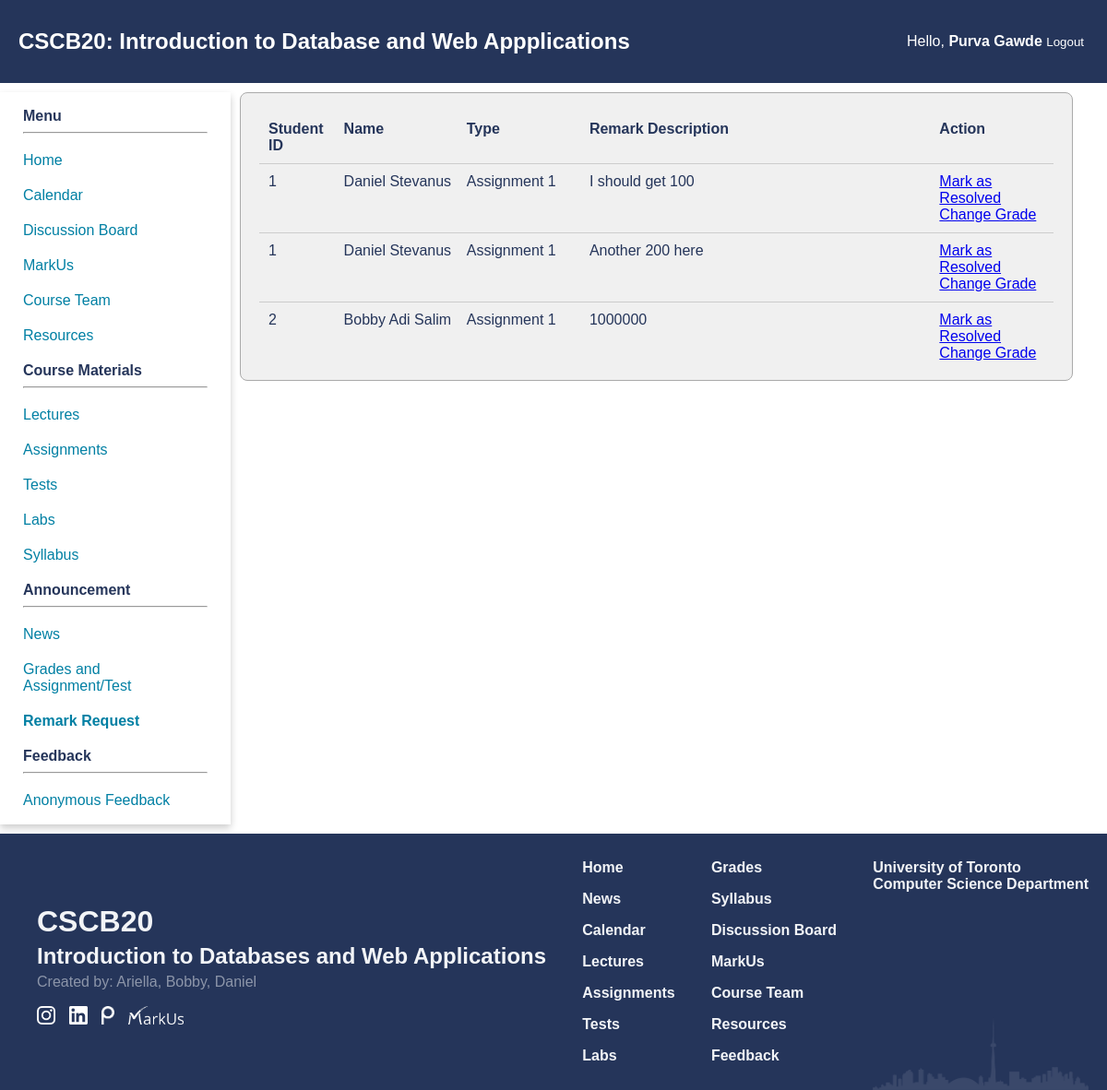
The app's page /grades/remarks (signed in), older data.
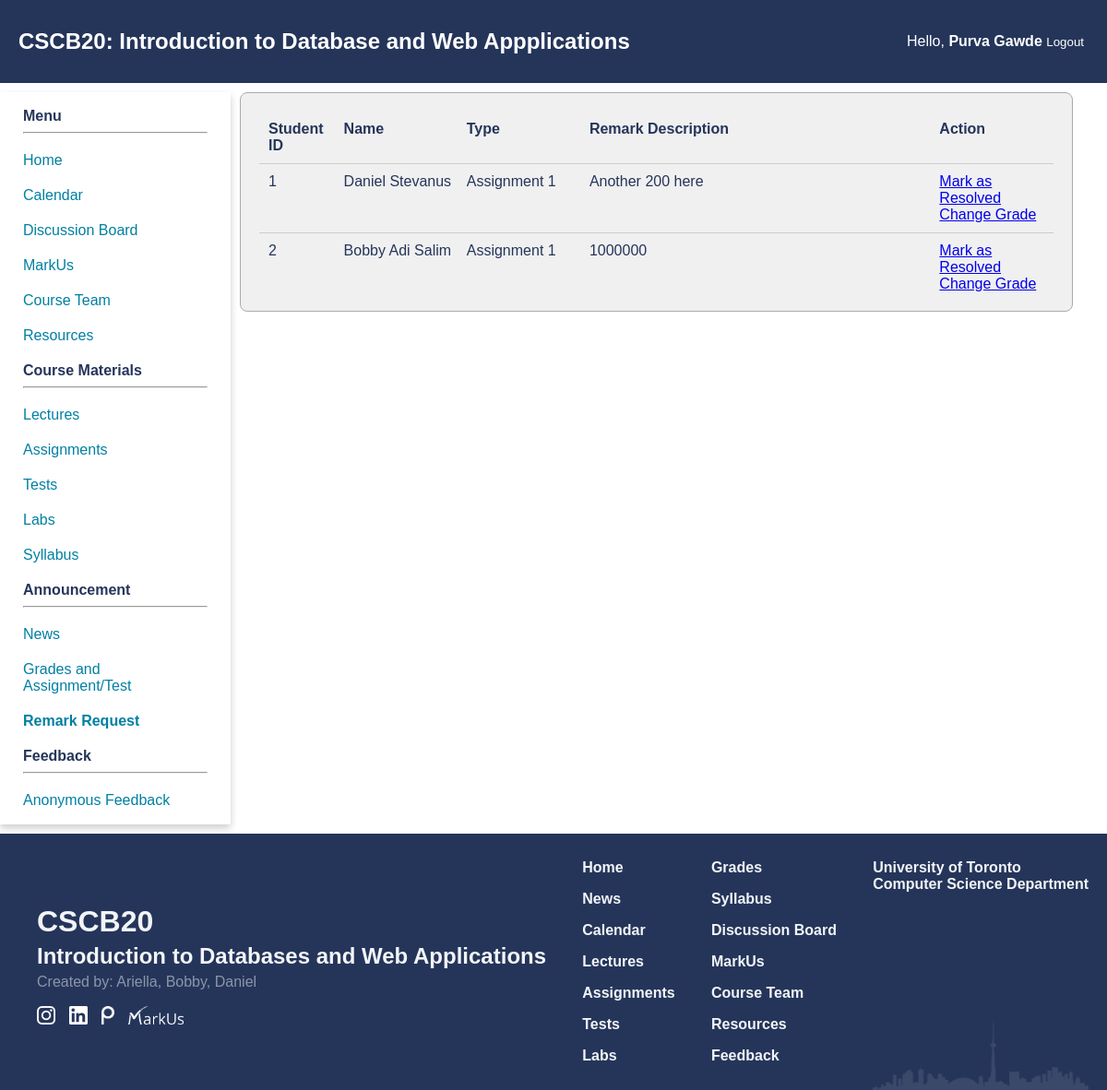
The same page, newer data.
### app.py (models this page shows)
class RemarkRequest(db.Model):
    id = db.Column(db.Integer, primary_key = True)
    grade_id = db.Column(db.Integer, db.ForeignKey('grades.id'),nullable =False)
    desc = db.Column(db.Text)
    solved = db.Column(db.Integer, default = 0)
    date_created = db.Column(db.Date, default = datetime.utcnow)

class Student(db.Model):
    id = db.Column(db.Integer, primary_key = True)
    username = db.Column(db.String(50), unique = True, nullable = False)
    password = db.Column(db.Text, nullable = False)
    name = db.Column(db.String(250), nullable = False)
    date_created = db.Column(db.Date, default = datetime.utcnow)
    grades = db.relationship("Grades", backref = 'student', lazy = True)

class Test(db.Model):
    id = db.Column(db.Integer, primary_key = True, nullable = True)
    name = db.Column(db.String(250), nullable = False)
    desc = db.Column(db.Text)
    weight = db.Column(db.Integer, nullable = False)
    due_date = db.Column(db.Date)
    grades = db.relationship("Grades", backref = 'test', lazy = True)

### app.py (the view, shortened to what this page needs)
@app.route('/grades/remarks', methods = ["GET", "POST"])
def remark():
    if not isInstructor(session) and not isStudent(session):
        return redirect('/')
    if request.method == 'GET':
        if isStudent(session):
            grades = Grades.query.filter(Grades.student_id == session["student_id"])
            return render_template("remarks_add.html", grades = grades, remarks = True)
        if isInstructor(session):
            lst_remarks = RemarkRequest.query.filter(RemarkRequest.solved == 0).order_by(RemarkRequest.id.asc()).all()
            return render_template("remarks.html", lst_remarks = lst_remarks, remarks = True)

### app.py (called while the page is built)
def isInstructor(identity):
    if "auth" in identity and identity["auth"] == 'Instructor':
        return True
    return False

def isStudent(identity):
    if "auth" in identity and identity["auth"] == 'Student':
        return True
    return False

### templates/remarks.html
{% extends 'home_template.html' %}
{% block extra_css %}
<link href="{{ url_for('static', filename='css/remarks.css') }}" rel="stylesheet" type="text/css">
{% endblock %}
{% block content %}
<main class="labs">
  <div class="table-container">
      <div class="row">
          <div class="column-5"><b>Student ID</b></div>
          <div class="column"><b>Name</b></div>
          <div class="column"><b>Type</b></div>
          <div class="column-desc"><b>Remark Description</b> </div>
          <div class="column"><b>Action</b></div>
        </div>
        {% for remark in lst_remarks %}
        <div class="row">
            <div class="column-5">{{ remark.grade.student.id }}</div>
            <div class="column">{{ remark.grade.student.name }}</div>
            <div class="column">{{ remark.grade.test.name }}</div>
            <div class="column-desc">{{ remark.desc }}</div>
            <div class="column">
                <div><a href="/grades/remarks/{{ remark.id }}/resolve">Mark as Resolved</a></div>
                <div><a href="/grades/{{ remark.grade.test.id }}?id={{ remark.grade.id }}">Change Grade</a></div>
            </div>
        </div>
        {% endfor %}
  </div>
</main>
{% endblock %}

### templates/home_template.html (shortened to what this page needs)
<!DOCTYPE html>
<html lang="en">
<head>
  <link href="{{ url_for('static', filename='css/navbar.css') }}" rel="stylesheet" type="text/css">
  <link href="{{ url_for('static', filename='css/footer.css') }}" rel="stylesheet" type="text/css">
  <link href="{{ url_for('static', filename='css/index.css') }}" rel="stylesheet" type="text/css">
    {% block extra_css %}
    {% endblock %}
</head>
<body id="top">
  <header>
    <div class="header-flex">
      <div class="header-flex-1 title"><a href="/" class="title">CSCB20<span class="big-screen">: Introduction to Database and Web
          Appplications</span></a></div>
        <div class="header-flex-2">
          {% if "auth" in session %}
          <div>Hello, <b>{{ session["name"] }}</b></div>
          <small><div><a href="/logout" style="padding: 0;">Logout</a></div></small>
          {% else %}
          <a href="/login"> Login </a>
          {% endif %}
        </div>
    </div>
  </header>
  <div class="container">
    <nav class="nav-card">
      <div class="card">
        <div class="nav-container">
          <div class ="nav-subtitle">
            <b>Menu</b>
            <hr>
          </div>
          <ul class="nav-list">
            <li> <a href="/" >Home</a></li>
            {% if "auth" in session %}
            <li> <a href="/calendar" >Calendar</a></li>
              <li> <a href="https://piazza.com/class/lqy466htv8g5xb" target="_blank">Discussion Board </a></li>
            <li> <a href="https://markus2.utsc.utoronto.ca/courses/20" target="_blank">MarkUs </a></li>
            <li> <a href="/team" >Course Team </a></li>
          <li> <a href="/resources" >Resources</a></li>
          </ul>
            <div class ="nav-subtitle">
              <b>Course Materials</b>
              <hr>
            </div>
            <ul class ="nav-list">
            <li> <a href="/lectures" >Lectures </a></li>
            <li> <a href="/assignments" >Assignments </a></li>
            <li> <a href="/tests" > Tests </a></li>
            <li> <a href="/labs" >Labs </a></li>
            <li> <a href="{{ url_for('static', filename = 'pdf/mock.pdf' ) }}" target="_blank">Syllabus </a></li>
            </ul>
            <div class ="nav-subtitle">
              <b>Announcement</b>
              <hr>
            </div>
            <ul class="nav-list">
            <li> <a href="/news" >News </a></li>
              {% if "auth" in session and session["auth"] == 'Instructor' %}
              <li> <a href="/grades" >Grades and Assignment/Test</a></li>
              {% endif %}
              <li> <a href="/grades/remarks" {% if remarks %}
                style = "font-weight: bold;"
              {% endif %}>Remark Request </a></li>
              <div class ="nav-subtitle">
                <b>Feedback</b>
                <hr>
              </div>
              </ul>
              <ul class="nav-list">
              <li> <a {% if 'auth' in session and session['auth'] == 'Instructor' %}
                href="/feedback?page=1&per_page=5"
                {% else %}
                href="/feedback"
                {% endif %}
              >Anonymous Feedback </a></li>
            {% endif %}
          </ul>
        </div>
      </div>
    </nav>
    {% block content %}
    {% endblock %}
    <footer class="footer">
      <div class="footer-1">
        <div class="footer-heading" style="font-size: 2rem;">CSCB20</div>
        <div class="footer-heading" style="font-size: 1.5rem;">Introduction to Databases and Web Applications</div>
        <div style="font-weight: 500; opacity: 50%;">Created by:
          <a href="https://www.linkedin.com/in/ariellasiahaan/" target="_blank">Ariella,</a>
          <a href="https://www.linkedin.com/in/bobby-adi-salim/" target="_blank">Bobby,</a>
          <a href="https://www.linkedin.com/in/danielstevanus/" target="_blank">Daniel</a>
        </div>
        <div class="icons">
          <a href="https://www.instagram.com/utsccms/" target="_blank"><img src="{{ url_for('static', filename = 'images/Instagram_Glyph_White.png' ) }} "
              alt="I" style="height:20px"></a>
          <a href="https://www.linkedin.com/company/utsccms/" target="_blank"><img src="{{ url_for('static', filename = 'images/linkedin.png' ) }} " alt="M"
              style="height:20px"></a>
          <a href="https://piazza.com/class/lqy466htv8g5xb" target="_blank"><img src="{{ url_for('static', filename = 'images/piazza.png' ) }} " alt="P"
              style="height:20px"></a>
          <a href="https://markus2.utsc.utoronto.ca/courses/20/assignments" target="_blank"><img src="{{ url_for('static', filename = 'images/markus.png' ) }} "
              alt="M" style="height:20px"></a>
        </div>
      </div>
      <div class="footer-2 links">
        <div class="navigation">
          <div><a href="/">Home</a></div>
          <div><a href="/news">News</a></div>
          <div><a href="/calendar">Calendar</a></div>
          <div><a href="/lectures">Lectures</a></div>
          <div><a href="/assignments">Assignments</a></div>
          <div><a href="/tests">Tests</a></div>
          <div><a href="/labs">Labs</a></div>
        </div>
      </div>
      <div class="footer-3 links">
        <div class="navigation">
          <div><a href="/grades">Grades</a></div>
          <div><a href="{{ url_for('static', filename = 'pdf/mock.pdf' ) }}">Syllabus</a></div>
          <div><a href="https://piazza.com/class/lqy466htv8g5xb" target="_blank">Discussion Board</a></div>
          <div><a href="https://markus2.utsc.utoronto.ca/courses/20/assignments" target="_blank">MarkUs</a></div>
          <div><a href="/team">Course Team</a></div>
          <div><a href="/resources">Resources</a></div>
          <div><a href="/feedback">Feedback</a></div>
        </div>
      </div>
      <div class="footer-4">
        <nav class="navigation">
          <div><a href="https://web.cs.toronto.edu/about/our-department" target="_blank">University of Toronto <br>
              Computer Science Department</a></div>
        </nav>
      </div>
    </footer>
  </div>
</body>
</html>

### static/css/navbar.css (style rules this page uses)
:root { --primary_color: #25355A; --secondary_color: #007FA3; --phone_size: 600px; }
body { margin: 0; padding: 0; font-family: Arial, sans-serif; }
main { grid-area: content; padding: 20px; padding: 0px 10px 0px 10px; width: 95%; }
footer { grid-area: footer; background-color: #333; color: #fff; padding: 10px; }
header { position: sticky; top:0; left:0; grid-area: header; background-color: var(--primary_color); padding: 10px 10px 10px 20px; z-index: 10000; height: 70px; margin-bottom: 10px; }
header .title { font-size: 24px; font-weight: 600; color: #FFFFFF; text-decoration: none; }
.header-flex { display: flex; height: 100%; align-items: center; }
.header-flex-1 { flex-grow: 1; padding-right: 40px; }
.header-flex-2 { text-align: right; padding-right: 15px; }
.header-flex-2 a , .header-flex-2 div { color: white; text-decoration: none; background-image: linear-gradient( to right, #54b3d6 50%, white 50% ); background-size: 200% 100%; background-position: -100%; display: inline-block; padding: 5px 0; position: relative; background-clip: text; -webkit-background-clip: text; -webkit-text-fill-color: transparent; transition: all 0.3s ease-in-out; }
.header-flex-2 a:before { content: ''; background: white; display: block; position: absolute; bottom: -3px; left: 0; width: 0; height: 3px; transition: all 0.3s ease-in-out; }
@media (min-width: 800px) { .container { display: grid; grid-template-areas: "header header header" "menu content content" "footer footer footer"; grid-template-rows: auto 1fr auto; grid-template-columns: 250px auto; min-height: 100vh; } }
nav { width: 100%; grid-area: menu; }
nav .card { height: 100%; width: 100%; box-shadow: 0 4px 8px 0 rgba(0,0,0,0.2); transition: 0.3s; width: 100%; }
.nav-container { padding: 2px 25px; }
nav ul { list-style-type: none; padding: 0; margin: 0; }
nav li { margin-left: 0; margin-top: 10px; margin-bottom: 10px; }
.nav-list a { background-image: linear-gradient( to right, #54b3d6, #54b3d6 50%, #007FA3 50% ); background-size: 200% 100%; background-position: -100%; display: inline-block; padding: 5px 0; position: relative; background-clip: text; -webkit-background-clip: text; -webkit-text-fill-color: transparent; transition: all 0.3s ease-in-out; }
.nav-list a:before { content: ''; background: #54b3d6; display: block; position: absolute; bottom: -3px; left: 0; width: 0; height: 3px; transition: all 0.3s ease-in-out; }
.nav-subtitle { margin: 15px 0px 15px 0px }

### static/css/footer.css (style rules this page uses)
@media (min-width: 800px) { .footer { display: flex; justify-content: space-between; background-color: #25355A; color: #F2F4F7; padding: 20px 20px 0 20px; font-family: Arial, Helvetica, sans-serif; } }
@media (min-width: 800px) { .footer-4 { background-image: url("../images/toronto-b.png"); background-size: contain; background-repeat: no-repeat; background-position: center bottom; } }
@media (min-width: 800px) { .links { padding-left: 30px; padding-bottom: 20px; } }
@media (min-width: 800px) { .footer-1 { align-self: center; margin-left: 20px; } }
footer { margin-top: 10px; }
.footer-heading { font-weight: bold; margin: 5px 0; }
.footer a { color: #F2F4F7; text-decoration: none; }
.footer-3 { padding-right: 30px; }
.icons { margin: 15px 0; display: flex; }
.icons img { margin: 2px 15px 0 0; }
.navigation { display: flex; flex-direction: column; font-weight: bold; }
.navigation div { margin: 8px 0; }

### static/css/index.css (style rules this page uses)
:root { --primary_color: #25355A; --secondary_color: #007FA3; }
body { background-color: #FFFFFF; color: var(--primary_color); font-family: Geneva, Arial, Helvetica, sans-serif; }

### static/css/remarks.css (style rules this page uses)
.labs .table-container { display: flex; flex-direction: column; background-color: #f0f0f0; padding: 20px; border-radius: 8px; border-color: #aaaaaa; border-style: solid; border-width: thin; }
.labs .row { display: flex; justify-content: space-between; padding: 10px 0; border-bottom: 1px solid #ccc; }
.labs .column-5 { flex: 0.5; padding: 0 10px; }
.labs .column { flex: 1; padding-left: 10px; }
.labs .column-desc { flex:3; padding-left: 10px; }
.row:last-child { padding-bottom: 0px; border-bottom-style: none; }

Row changes from the older to the newer data that the page shows:
no longer on this page (row edited): RemarkRequest: grade.student.id "1", grade.student.name "Daniel Stevanus", grade.test.name "Assignment 1", desc "I should get 100"
